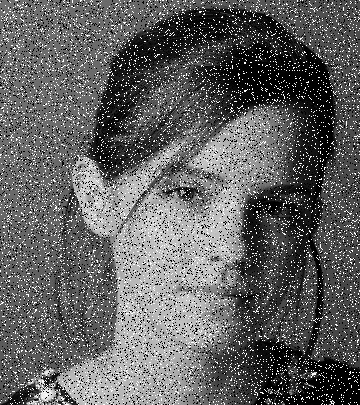
#> input picture assignment_one/emma-noise.jpg, 360 x 405 px
$ jupyter execute q10.ipynb
#> lines starting #> are read from the running program, lines starting #| are printed output that depends on the picture
Question 10<br>
Section (a) - Bilateral filtering
$$
I_{\text{out}}(x,y) = \frac{1}{W(x,y)} \sum_{i,j} I(i,j)\,
\exp\left(-\frac{(x-i)^2 + (y-j)^2}{2\sigma_s^2}\right)\,
\exp\left(-\frac{\left(I(x,y) - I(i,j)\right)^2}{2\sigma_r^2}\right)
$$

[cell 1]
import numpy as np

def bilateral_filter(img, kernel_size, sigma_s, sigma_r):
    assert kernel_size % 2 == 1, "Kernel size must be odd"

    pad = kernel_size // 2
    h, w = img.shape

    # Pad image
    padded = np.pad(img, pad, mode='edge')

    # Output
    output = np.zeros_like(img, dtype=np.float32)

    # Precompute spatial Gaussian (constant for all pixels)
    ax = np.arange(-pad, pad + 1)
    xx, yy = np.meshgrid(ax, ax)
    spatial = np.exp(-(xx**2 + yy**2) / (2 * sigma_s**2))

    # Loop through image
    for i in range(h):
        for j in range(w):
            # Extract window
            window = padded[i:i+kernel_size, j:j+kernel_size]

            # Center pixel
            center = padded[i+pad, j+pad]

            # Range Gaussian (depends on intensity difference)
            range_weight = np.exp(-((window - center)**2) / (2 * sigma_r**2))

            # Combine weights
            weights = spatial * range_weight

            # Normalize
            W = np.sum(weights)

            # Weighted sum
            output[i, j] = np.sum(window * weights) / W

    return np.clip(output, 0, 255).astype(np.uint8)

Section b,c and d.

[cell 2]
import cv2 as cv
import matplotlib.pyplot as plt

img = cv.imread('emma-noise.jpg', cv.IMREAD_GRAYSCALE)
#> img is the input picture: shape (405, 360); min 0, max 255, mean 97.6

# (b) Gaussian smoothing
gaussian = cv.GaussianBlur(img, (5,5), 1.0)
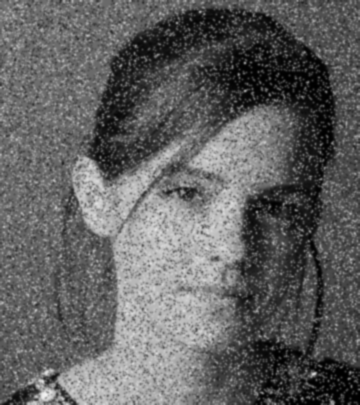
#> gaussian: shape (405, 360); min 0, max 243, mean 97.6

# (c) OpenCV bilateral filter
bilateral_cv = cv.bilateralFilter(
    img,
    d=5,
    sigmaColor=25,
    sigmaSpace=2
)

# (d) Manual bilateral filter
bilateral_manual = bilateral_filter(
    img,
    kernel_size=5,
    sigma_s=2,
    sigma_r=25
)
#> in bilateral_filter, `padded = np.pad(img, pad, mode='edge')`:
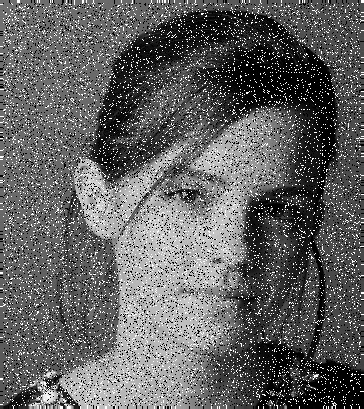
#> padded: shape (409, 364); min 0, max 255, mean 97.6

# Show results
fig, ax = plt.subplots(2, 2, figsize=(10,8))

ax[0,0].imshow(img, cmap='gray')
ax[0,0].set_title('Original (Noisy)')
ax[0,0].axis('off')

ax[0,1].imshow(gaussian, cmap='gray')
ax[0,1].set_title('Gaussian Blur')
ax[0,1].axis('off')

ax[1,0].imshow(bilateral_cv, cmap='gray')
ax[1,0].set_title('Bilateral (OpenCV)')
ax[1,0].axis('off')

ax[1,1].imshow(bilateral_manual, cmap='gray')
ax[1,1].set_title('Bilateral (Manual)')
ax[1,1].axis('off')

plt.tight_layout()
plt.show()
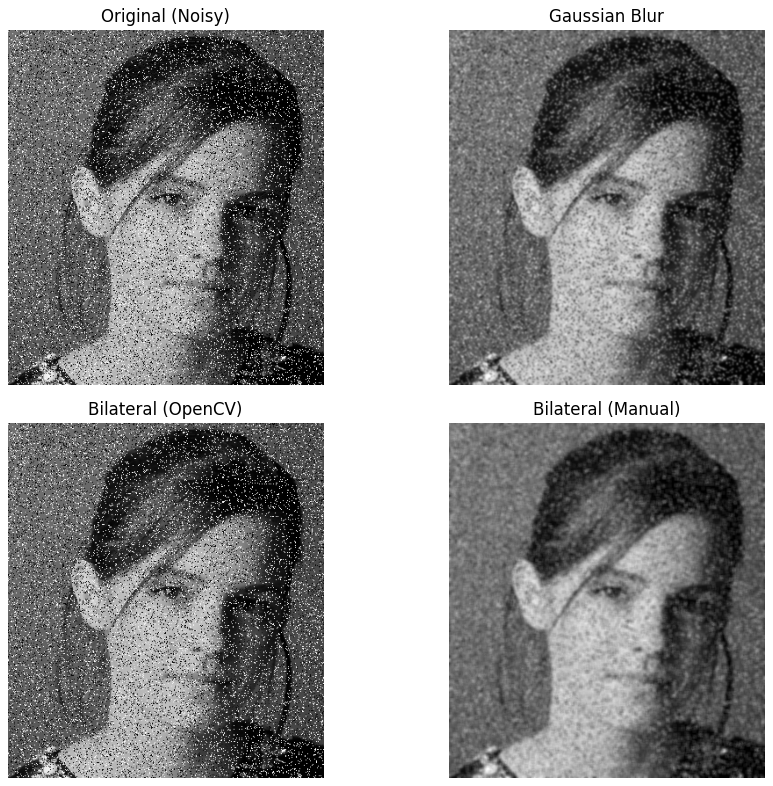
#> figure drawn by matplotlib, 4 panels

$ run again, with assignment_one/highlights_and_shadows.jpg copied over assignment_one/emma-noise.jpg
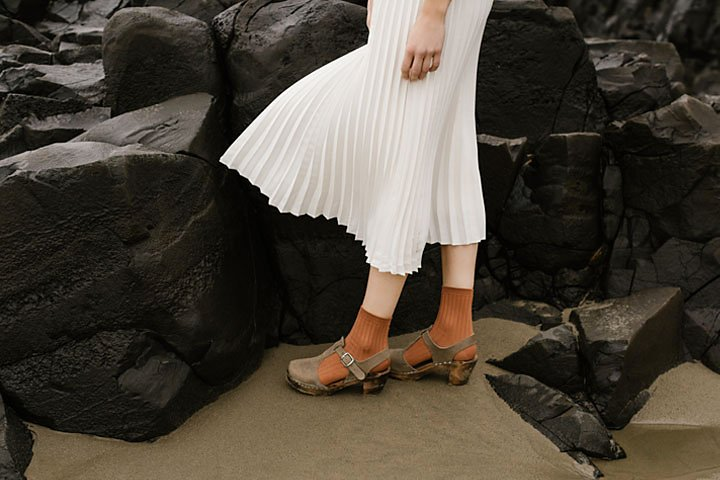
#> input picture assignment_one/highlights_and_shadows.jpg, 720 x 480 px
#> in bilateral_filter, `padded = np.pad(img, pad, mode='edge')`:
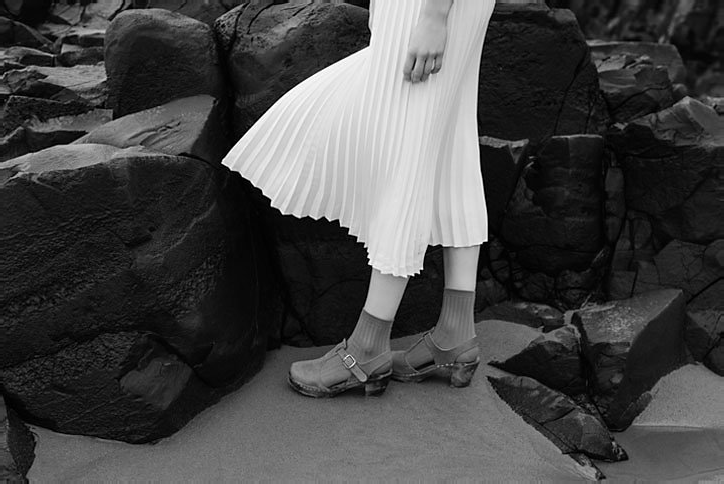
#> padded: shape (484, 724); min 0, max 255, mean 69.6
#> `plt.show()`:
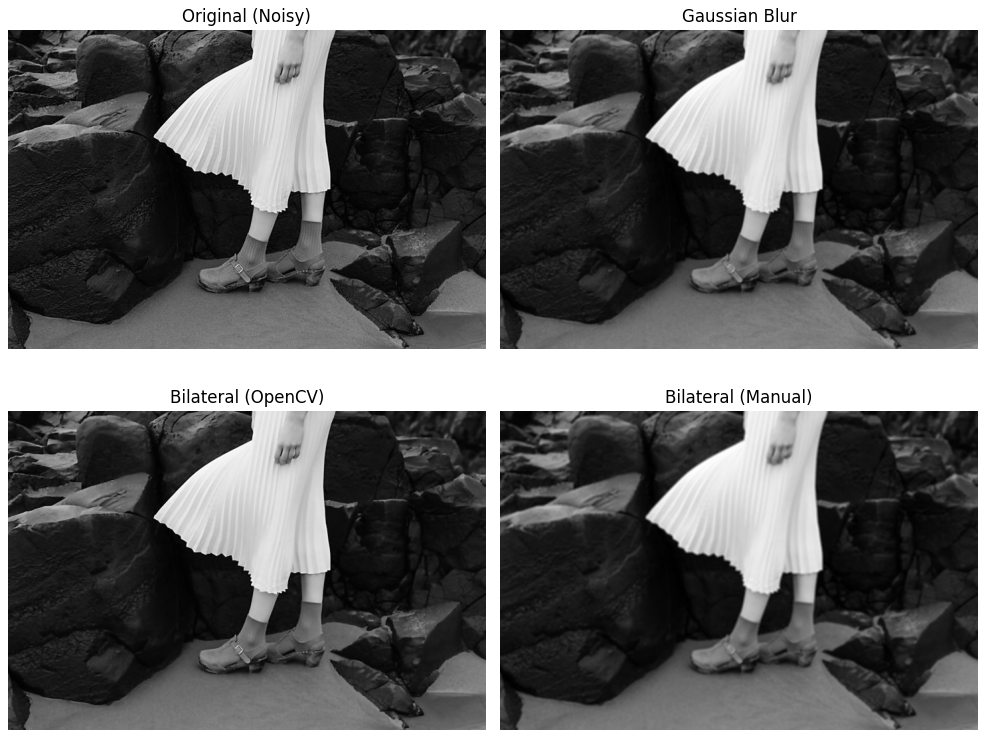
#> figure drawn by matplotlib, 4 panels
